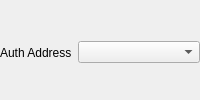
          <widget class="QWidget" name="responseTitle" native="true">
           <property name="minimumSize">
            <size>
             <width>0</width>
             <height>0</height>
            </size>
           </property>
           <property name="maximumSize">
            <size>
             <width>16777215</width>
             <height>16777215</height>
            </size>
           </property>
           <layout class="QVBoxLayout" name="verticalLayout_7">
            <property name="spacing">
             <number>0</number>
            </property>
            <property name="leftMargin">
             <number>0</number>
            </property>
            <property name="topMargin">
             <number>5</number>
            </property>
            <property name="rightMargin">
             <number>0</number>
            </property>
            <property name="bottomMargin">
             <number>0</number>
            </property>
            <item>
             <widget class="QWidget" name="verticalWidget7" native="true">
              <property name="maximumSize">
               <size>
                <width>16777215</width>
                <height>16777215</height>
               </size>
              </property>
              <property name="darkOverlay" stdset="0">
               <bool>false</bool>
              </property>
              <layout class="QHBoxLayout" name="horizontalLayout_2">
               <property name="leftMargin">
                <number>0</number>
               </property>
               <property name="topMargin">
                <number>0</number>
               </property>
               <property name="rightMargin">
                <number>0</number>
               </property>
               <property name="bottomMargin">
                <number>0</number>
               </property>
               <item>
                <widget class="QLabel" name="authenticationAddressLabel">
                 <property name="sizePolicy">
                  <sizepolicy hsizetype="Minimum" vsizetype="Preferred">
                   <horstretch>0</horstretch>
                   <verstretch>0</verstretch>
                  </sizepolicy>
                 </property>
                 <property name="text">
                  <string>Auth Address</string>
                 </property>
                 <property name="wordWrap">
                  <bool>true</bool>
                 </property>
                </widget>
               </item>
               <item>
                <widget class="QComboBox" name="authenticationAddressComboBox">
                 <property name="sizePolicy">
                  <sizepolicy hsizetype="Expanding" vsizetype="Fixed">
                   <horstretch>0</horstretch>
                   <verstretch>0</verstretch>
                  </sizepolicy>
                 </property>
                </widget>
               </item>
              </layout>
             </widget>
            </item>
           </layout>
          </widget>
